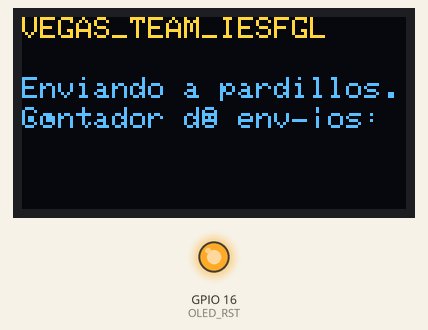
Recording of a sketch running on a simulated ESP32. Shown: 128×64 one-colour display, output pins drawn as LEDs (lit = HIGH). The OLED is the two-colour kind (top 16 rows yellow); no radio packets arrive unless stated.

Above: at 0.2 s.
At 11.2 s:
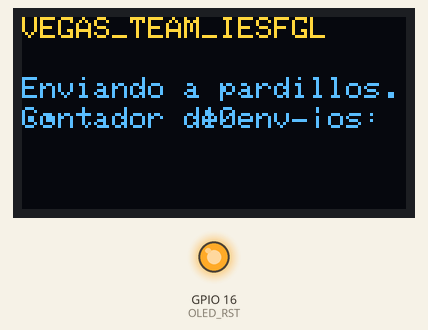
At 15.6 s:
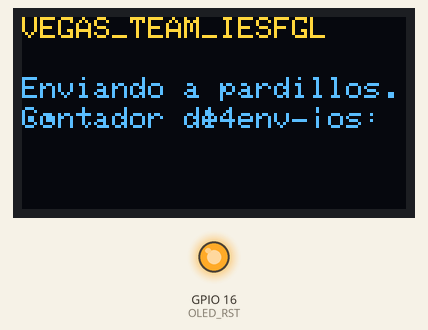
At 19.0 s:
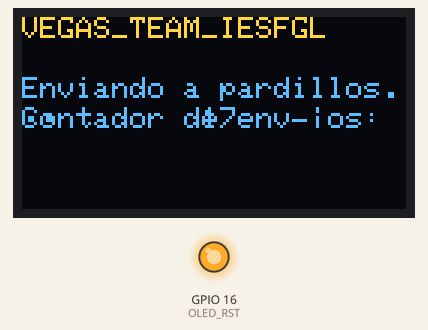
At 28.9 s:
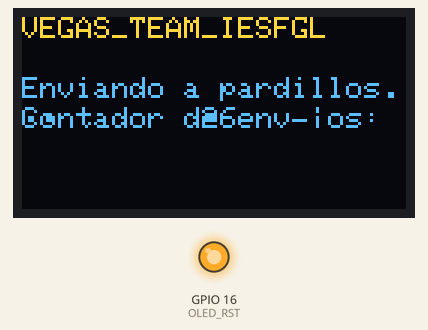
At 38.9 s:
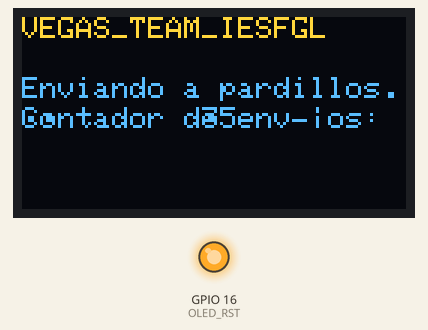

The sketch:

EnvioAlerta_LoRa_Rocket3.ino
```cpp
//Libraries for LoRa
#include <SPI.h>
#include <LoRa.h>

//Libraries for OLED Display
#include <Wire.h>
#include <Adafruit_GFX.h>
#include <Adafruit_SSD1306.h>

//define the pins used by the LoRa transceiver module
#define SCK 5
#define MISO 19
#define MOSI 27
#define SS 18
#define RST 23
#define DIO0 26

//433E6 for Asia
//866E6 for Europe
//915E6 for North America
//#define BAND 866E6

//OLED pins
#define OLED_SDA 21
#define OLED_SCL 22
#define OLED_RST 16
#define SCREEN_WIDTH 128  // OLED display width, in pixels
#define SCREEN_HEIGHT 64  // OLED display height, in pixels

//array o lista de frecuencias
unsigned long frecuencias[] = { 868.15E6 };        //Rocket_03 -- 868.8E nuestra frecuencia
int size = sizeof(frecuencias) / sizeof(unsigned long);  // calcula el nº de elementos del array

//contador de nº de envíos realizados
int counter = 0;

//creacion de pantalla (objeto display)
Adafruit_SSD1306 display(SCREEN_WIDTH, SCREEN_HEIGHT, &Wire, OLED_RST);

//funciones

void envia_lora() {  //Send LoRa packet to receiver
  LoRa.beginPacket();
  LoRa.print("¡ALERTA! Vuestros datos son vulnerables");
  LoRa.endPacket();
}

void envia_oled_exito() {
  display.clearDisplay();
  display.setCursor(0, 0);
  display.println("VEGAS_TEAM_IESFGL");
  display.setCursor(0, 20);
  display.setTextSize(1);
  display.print("Enviando a pardillos...");
  display.setCursor(0, 30);
  display.print("Contador de envíos: ");
  display.setCursor(60, 30);
  display.print(counter);
  display.display();
}

void envia_oled_fallo() {
  display.clearDisplay();
  display.setCursor(0, 0);
  display.println("VEGAS_TEAM_IESFGL");
  display.setCursor(0, 20);
  display.setTextSize(1);
  display.print("Comunicación LoRa falla...");
  display.display();
}


void setup() {
  //reset OLED display via software
  pinMode(OLED_RST, OUTPUT);
  digitalWrite(OLED_RST, LOW);
  delay(20);
  digitalWrite(OLED_RST, HIGH);

  //initialize OLED
  Wire.begin(OLED_SDA, OLED_SCL);
  if (!display.begin(SSD1306_SWITCHCAPVCC, 0x3c, false, false)) {  // Address 0x3C for 128x32
    Serial.println(F("SSD1306 allocation failed"));
    for (;;)
      ;  // Don't proceed, loop forever
  }

  display.clearDisplay();
  display.setTextColor(WHITE);
  display.setTextSize(1);
  display.setCursor(0, 0);
  display.print("LORA SENDER ");
  display.display();

  /*initialize Serial Monitor
  Serial.begin(115200);

  Serial.println("Prueba de envio LoRa");*/

  //SPI LoRa pins
  SPI.begin(SCK, MISO, MOSI, SS);
  //setup LoRa transceiver module
  LoRa.setPins(SS, RST, DIO0);
}

void loop() {
  for (int i = 0; i < size; i++) {

    if (!LoRa.begin(frecuencias[i])) {
      envia_oled_fallo();
    } else {
      envia_oled_exito();
      envia_lora();
    }
  }
  delay(1000);//espera 1 segundo después de cada envío a todos los receptores
  counter++;//se incrementa en uno el contador de envíos
}
```

Measured:
- what the display in image 1 shows lasts 1.1 s, from 11.2 s to 12.3 s
